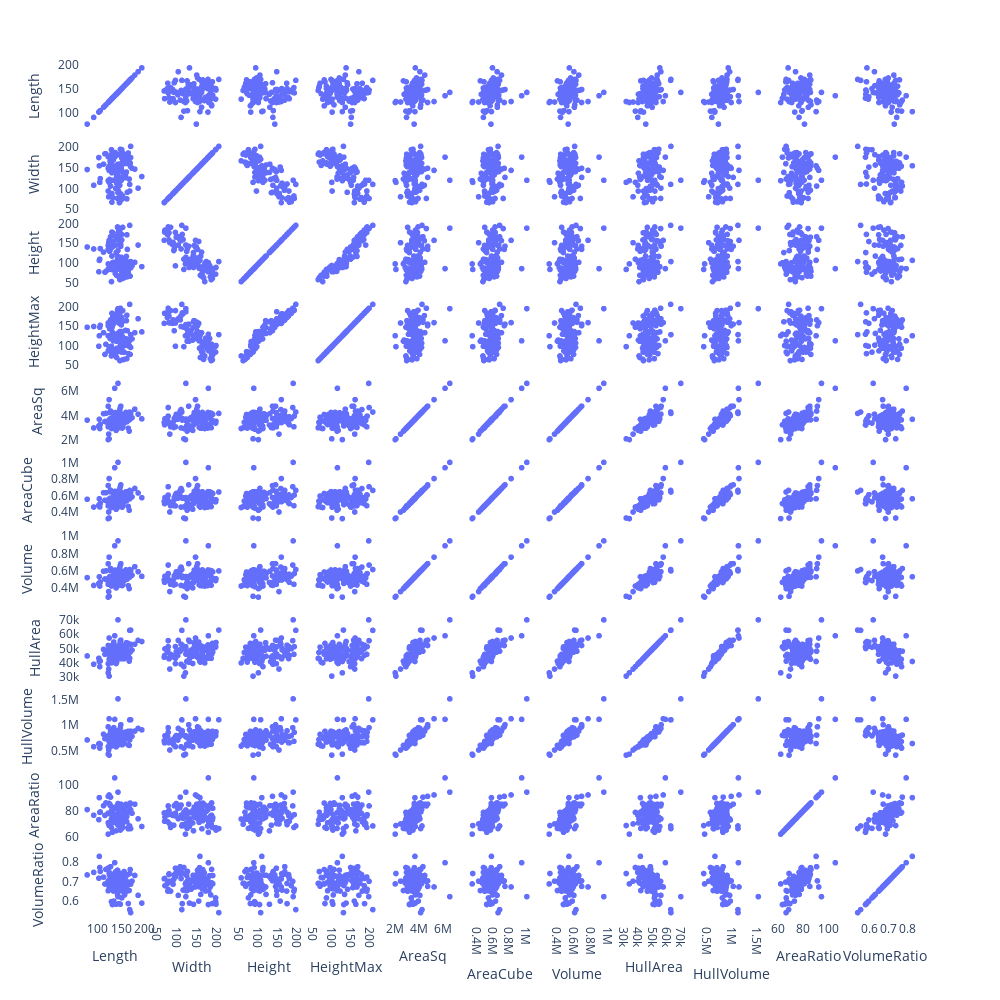

The notebook cell this image was saved under:
### Code cell
# Exclude the 'DGRP' and 'Sex' columns
descriptors_modified = descriptors.drop(['DGRP','Sex'], axis=1)

# Create the scatter matrix plot with trendlines
fig = px.scatter_matrix(descriptors_modified, width=1000, height=1000)

# Delete the background
fig.update_layout(
    autosize=False,
    plot_bgcolor='rgba(0,0,0,0)',
    #paper_bgcolor='rgba(0,0,0,0)',
)
fig.show()
#fig.write_html('results/classical_descriptors_sex_comp.html')
